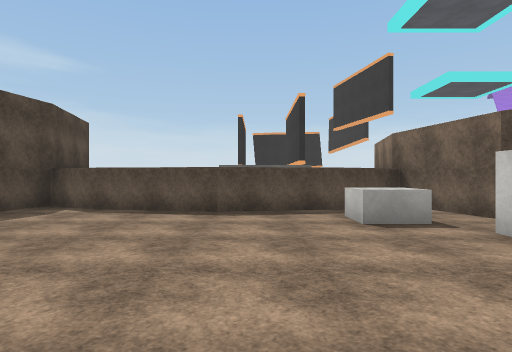
view 1 (above)

14 first-person views from a walk through a 3-D level made in the Unity game engine. The camera is 1.4 m above the floor, looks level and sees 75° across. The floor is counted in squares, 2 m on a side. Each view is taken from the middle of a square. On the plan, view 1 faces up. The plan holds only what a view shows up to about 10 squares ahead; the rest is blank. The place goes on beyond the plan. The player character is not drawn. Surface patterns are stand-ins for the level's own textures.

view 2
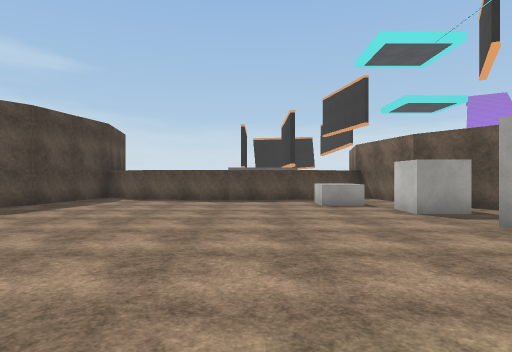

view 3
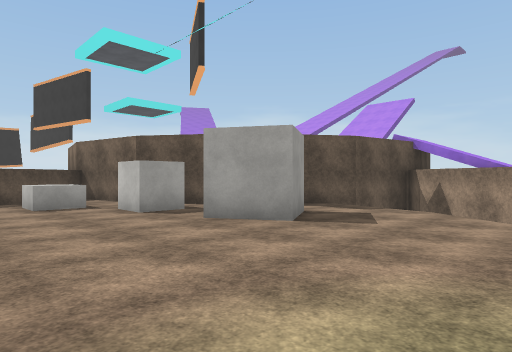

view 4
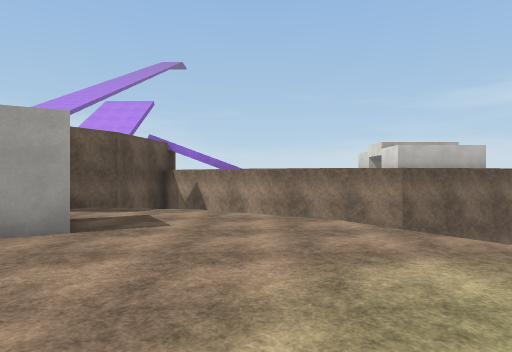

view 5
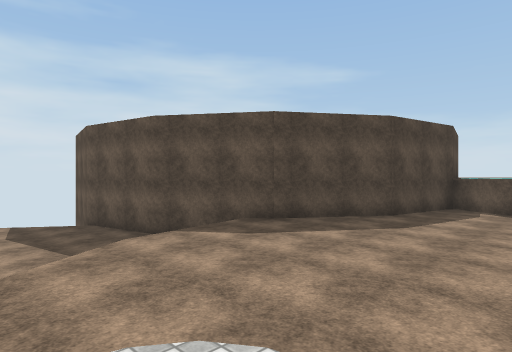

view 6
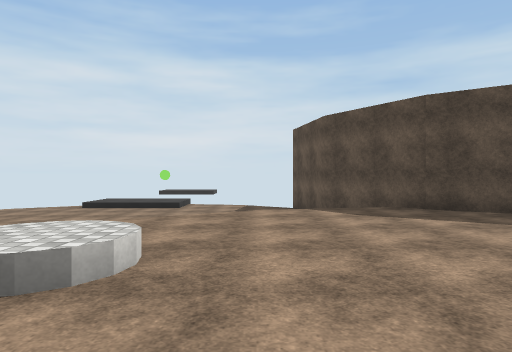

view 7
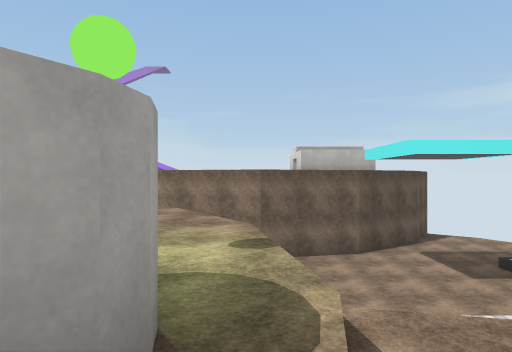

view 8
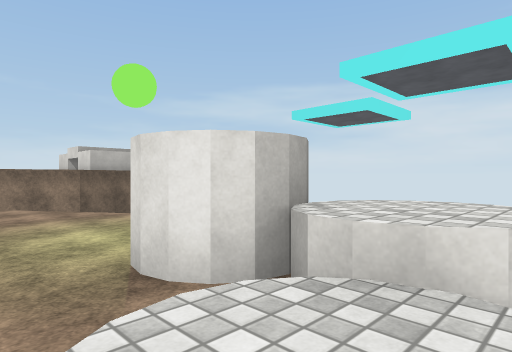

view 9
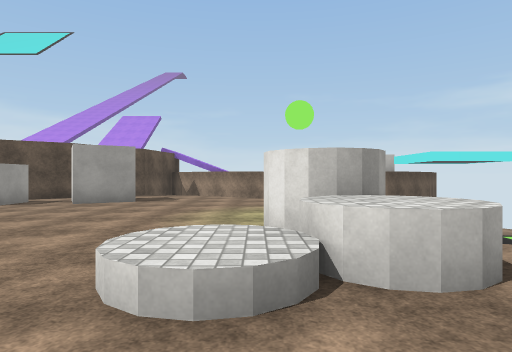

view 10
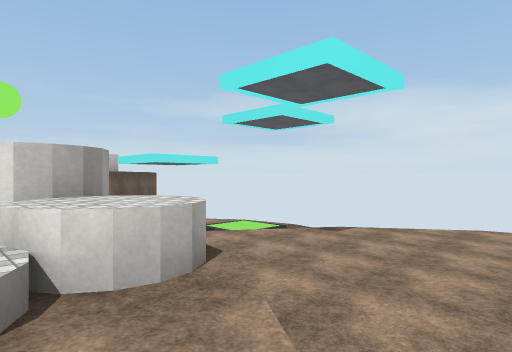

view 11
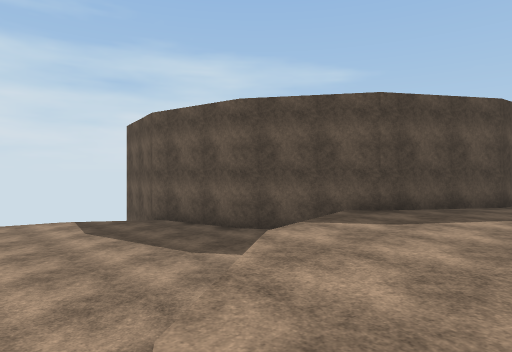

view 12
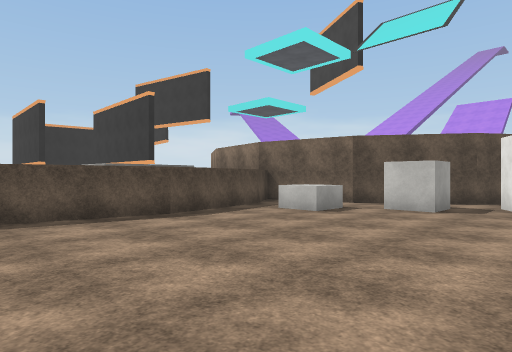

view 13
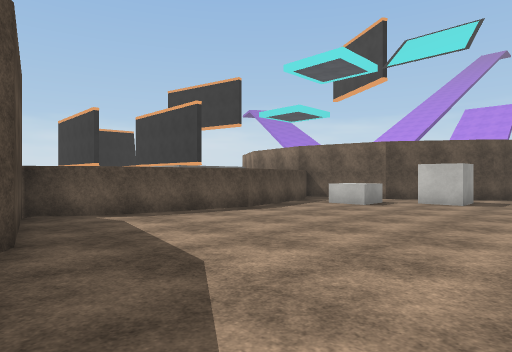

view 14
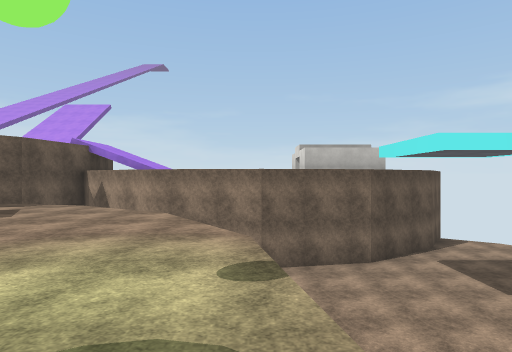

### Floor plan
Key: @ floor where view 1 was taken; # wall or solid block; . floor; / step, stairs or slope; = window, fence, low wall or low ledge; ^ raised ledge; v drop or lower ground.
Columns run from 10 left of view 1 to 10 right of it. Each row starts with its distance up from view 1.
  8      #^      ^#
  7     ##.^^^^^^.#
  6     #.........##
  5     #.......^..#
  4    ##........####
  3   ##............##
  2  ##...........#..##
  1 ## ...........##..###
  0 vvv.......@....... ^^
 -1 vvvv.............vv^
 -2 vvvv...//........ ^
 -3 vvvvv..///......vv^
 -4 vvvv  .==##....v v^
 -5 vv    vv.....v   ^
 -6 vvv  vvvvvvv vvvv^^
 -7 vvv  vvvvvvv vvvvv^
 -8 vv    vvvvv vvvvvv^

Positions as (right, up) in squares from view 1, and headings:
1: (0, 0), facing up
2: (0, -3), facing up
3: (0, -3), facing up-right
4: (0, -2), facing right
5: (-2, -3), facing up-left
6: (0, -1), facing left
7: (-2, -5), facing right
8: (-3, -2), facing down-right
9: (-5, -3), facing right
10: (-5, -3), facing down-right
11: (-4, -4), facing up-left
12: (-4, 1), facing up-right
13: (-6, 1), facing up-right
14: (-1, -5), facing right
